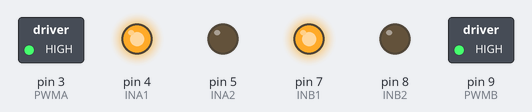
This sketch was run on a simulated Arduino Uno, built with avr-gcc and run on an emulated ATmega328P. On the bench: switched loads named in the sketch (green lamp = pin HIGH), output pins drawn as LEDs (lit = HIGH).

Above: at 1.5 s.
At 4.5 s:
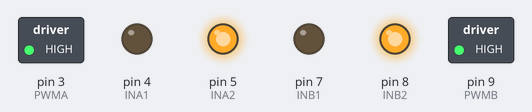
Timing chart, 0 to 7.8 s (numbered marks = the images above):
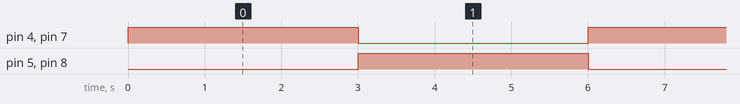

The sketch:

pruebaMotores.ino
```cpp
// motores
int PWMA = 3;
int INA2 = 5;
int INA1 = 4;

int PWMB = 9;
int INB1 = 7;
int INB2 = 8;

void setup() {
  Serial.begin(9600);

  pinMode(PWMA, OUTPUT); pinMode(INA2, OUTPUT); pinMode(INA1, OUTPUT);
  pinMode(PWMB, OUTPUT); pinMode(INB1, OUTPUT); pinMode(INB2, OUTPUT);
  digitalWrite(PWMA, HIGH);
  digitalWrite(PWMB, HIGH);
}

void loop() {
  digitalWrite(INA1, HIGH); digitalWrite(INA2, LOW);
  digitalWrite(INB1, HIGH); digitalWrite(INB2, LOW);
  delay(3000);
  digitalWrite(INA1, LOW); digitalWrite(INA2, HIGH);
  digitalWrite(INB1, LOW); digitalWrite(INB2, HIGH);
  delay(3000);
}
```

Measured:
- by itself, pin 4 (INA1), pin 5 (INA2), pin 7 (INB1), pin 8 (INB2): alternates HIGH for 3.0 s and LOW for 3.0 s
